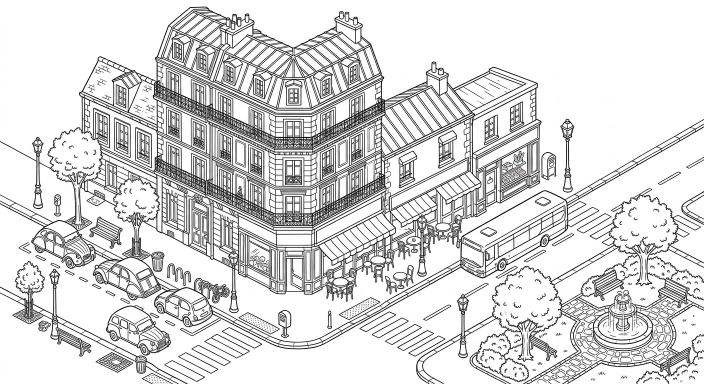
#> input picture assets/REF_01_style.png, 1408 x 768 px, found by its file name (shown at 1/2 size)
$ python ink_density.py assets/REF_02_castres.png
#> lines starting #> are read from the running program, lines starting #| are printed output that depends on the picture
#!/usr/bin/env python3
"""Mesure si un dessin au trait reste BLANC quand on le reduit.

    python scripts/ink_density.py assets/REF_02_castres.png

Le style vise est du noir sur blanc pur, sans aplat ni hachure. Le piege n'est pas
la quantite d'encre a taille reelle, c'est ce qu'elle devient a la reduction : une
texture fine (chaque tuile d'un toit, chaque pierre d'un quai) ne disparait pas en
retrecissant, elle s'agglomere en GRIS. C'est ce gris que l'on mesure ici.

Deux chiffres, pris apres reduction :
    encre    part de pixels franchement noirs        -> le trait
    gris     part de pixels ni noirs ni blancs       -> la texture agglomeree

C'est `gris` qui decide. Au-dela du seuil, la reference est trop dense pour
l'echelle de la carte et tirera tout le rendu vers le gris.
"""

from __future__ import annotations

import argparse
from pathlib import Path

import numpy as np
from PIL import Image

Image.MAX_IMAGE_PIXELS = None

INK_MAX = 60        # en dessous : du trait
PAPER_MIN = 235     # au dessus : du papier


def measure(img: Image.Image) -> tuple[float, float]:
    arr = np.asarray(img.convert("L"))
    ink = float((arr <= INK_MAX).mean())
    gray = float(((arr > INK_MAX) & (arr < PAPER_MIN)).mean())
    return ink, gray


def main() -> int:
    p = argparse.ArgumentParser(description=__doc__,
                                formatter_class=argparse.RawDescriptionHelpFormatter)
    p.add_argument("images", nargs="+", type=Path)
    p.add_argument("--scale", type=float, default=0.15,
                   help="taux de reduction teste (0.15 = la taille d'une maison sur la carte)")
    p.add_argument("--max-gray", type=float, default=None,
                   help="part de gris toleree apres reduction (defaut : celle de --reference)")
    p.add_argument("--reference", type=Path, default=Path("assets/REF_01_style.png"),
                   help="image dont la densite sert de plafond quand --max-gray est absent")
    args = p.parse_args()

    # Le plafond n'est pas absolu : une tuile ou une reference est "trop dense"
    # si elle depasse la bible de style elle-meme. Mesure sur REF_01 : 51 %.
    if args.max_gray is None:
        if args.reference.exists():
            with Image.open(args.reference) as ref:
#> ref is the input picture: PIL image 1408x768 RGB; mean R, G, B 217.1, 217.1, 217.1
                small = ref.convert("L").resize((max(1, int(ref.width * args.scale)),
                                                 max(1, int(ref.height * args.scale))),
                                                Image.LANCZOS)
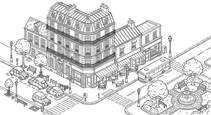
#> small: PIL image 211x115 L; min 53, max 255, mean 215.8
                args.max_gray = measure(small)[1] * 1.10
#> in measure, `ink = float((arr <= INK_MAX).mean())`: ink = 0.000124
#> in measure, `gray = float(((arr > INK_MAX) & (arr < PAPER_MIN)).mean())`: gray = 0.511
#> args.max_gray = 0.562
            print(f"plafond : {args.max_gray:.0%} de gris (110 % de {args.reference.name})")
#| plafond : 56% de gris (110 % de REF_01_style.png)
        else:
            args.max_gray = 0.25

    worst = 0.0
    for path in args.images:
        with Image.open(path) as img:
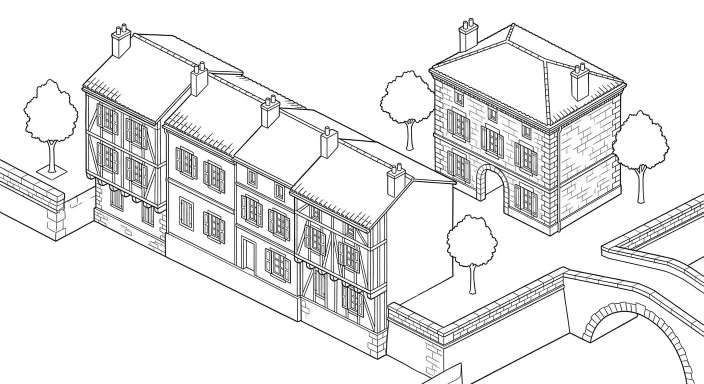
#> input picture assets/REF_02_castres.png, 1407 x 768 px, found by its file name (shown at 1/2 size)
#> img is the input picture: PIL image 1407x768 RGB; mean R, G, B 233.9, 233.9, 233.9
            img = img.convert("L")
#> img: PIL image 1407x768 L
            full_ink, _ = measure(img)
#> full_ink = 0.0483
            small = img.resize((max(1, int(img.width * args.scale)),
                                max(1, int(img.height * args.scale))), Image.LANCZOS)
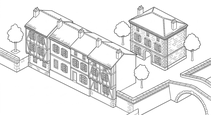
#> small: PIL image 211x115 L; min 84, max 255, mean 232.8
            ink, gray = measure(small)
#> ink = 0; gray = 0.313
        worst = max(worst, gray)
#> worst = 0.313
        verdict = "OK" if gray <= args.max_gray else "TROP DENSE"
#> verdict = 'OK'
        print(f"{path.name:<32} {img.width}x{img.height}  "
              f"encre pleine taille {full_ink * 100:5.1f} %  |  a {args.scale:.0%} : "
              f"encre {ink * 100:5.1f} %  gris {gray * 100:5.1f} %  [{verdict}]")
#| REF_02_castres.png               1407x768  encre pleine taille   4.8 %  |  a 15% : encre   0.0 %  gris  31.3 %  [OK]

    if worst > args.max_gray:
        print(f"\nPlus de {args.max_gray:.0%} de gris apres reduction : la texture "
              "s'agglomere au lieu de disparaitre. Alleger les toits et les pierres "
              "avant de se servir de cette image comme reference.")
        return 1
    return 0


if __name__ == "__main__":
    raise SystemExit(main())
#> (the program exits here)
